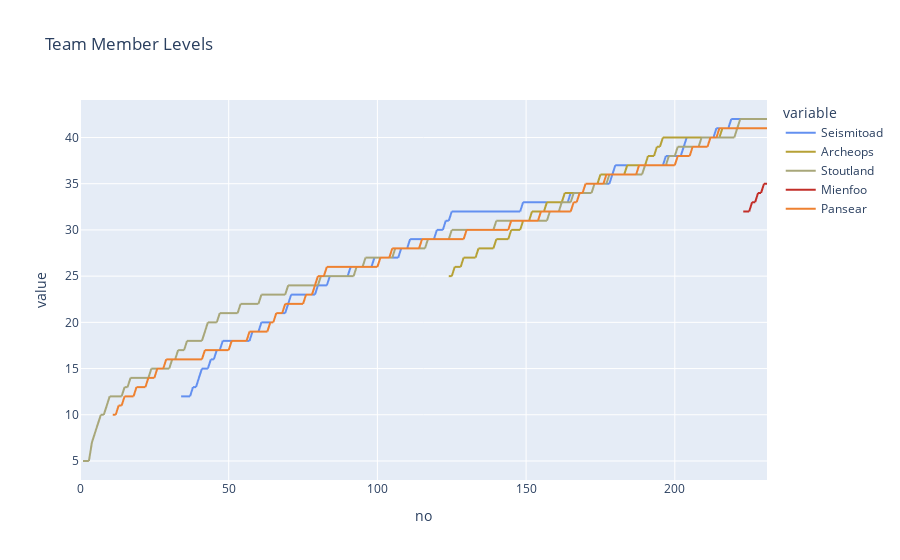

Here is the notebook cell this chart was saved with:
### Code cell
max_event_no = data['no'].max()
team_levels = (
    data
    .pivot_table(values='level',index=['no','location_name'],columns='team_member')
    .reset_index()
    .set_index('no')
    .reindex(np.arange(data.index.min(),max_event_no+1))
    .rename(columns={'location_name':'_location_name'})
)
team_levels[list(team)] = team_levels[list(team)].ffill()
display(team_levels)
(px
    .line(team_levels,
        x=team_levels.index,
        y=list(team),
        color_discrete_map=team_member_color_discrete_map,
        title=f"Team Member Levels")
    .update_layout(hovermode='x')
    .update_traces(hovertemplate="%{y}")
)

### Figure 1 — Plotly figure (JSON) as saved in the notebook; plotly's stock layout.template omitted (floating-point values rounded to 4 significant figures; data arrays with more than 128 entries replaced by an {"elided": "..."} marker saying what was removed)
{"data": [{"hovertemplate": "%{y}", "legendgroup": "Seismitoad", "line": {"color": "#6390F0", "dash": "solid"}, "marker": {"symbol": "circle"}, "mode": "lines", "name": "Seismitoad", "showlegend": true, "type": "scattergl", "x": {"elided": "232 int values"}, "xaxis": "x", "y": {"elided": "232 int values"}, "yaxis": "y"}, {"hovertemplate": "%{y}", "legendgroup": "Archeops", "line": {"color": "#B6A136", "dash": "solid"}, "marker": {"symbol": "circle"}, "mode": "lines", "name": "Archeops", "showlegend": true, "type": "scattergl", "x": {"elided": "232 int values"}, "xaxis": "x", "y": {"elided": "232 int values"}, "yaxis": "y"}, {"hovertemplate": "%{y}", "legendgroup": "Stoutland", "line": {"color": "#A8A77A", "dash": "solid"}, "marker": {"symbol": "circle"}, "mode": "lines", "name": "Stoutland", "showlegend": true, "type": "scattergl", "x": {"elided": "232 int values"}, "xaxis": "x", "y": {"elided": "232 int values"}, "yaxis": "y"}, {"hovertemplate": "%{y}", "legendgroup": "Mienfoo", "line": {"color": "#C22E28", "dash": "solid"}, "marker": {"symbol": "circle"}, "mode": "lines", "name": "Mienfoo", "showlegend": true, "type": "scattergl", "x": {"elided": "232 int values"}, "xaxis": "x", "y": {"elided": "232 int values"}, "yaxis": "y"}, {"hovertemplate": "%{y}", "legendgroup": "Pansear", "line": {"color": "#EE8130", "dash": "solid"}, "marker": {"symbol": "circle"}, "mode": "lines", "name": "Pansear", "showlegend": true, "type": "scattergl", "x": {"elided": "232 int values"}, "xaxis": "x", "y": {"elided": "232 int values"}, "yaxis": "y"}], "layout": {"hovermode": "x", "legend": {"title": {"text": "variable"}, "tracegroupgap": 0}, "title": {"text": "Team Member Levels"}, "xaxis": {"anchor": "y", "domain": [0, 1], "title": {"text": "no"}}, "yaxis": {"anchor": "x", "domain": [0, 1], "title": {"text": "value"}}}}
